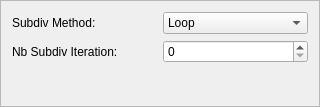
<?xml version="1.0" encoding="UTF-8"?>
<ui version="4.0">
 <class>PostSubdivUI</class>
 <widget class="QFrame" name="PostSubdivUI">
  <property name="geometry">
   <rect>
    <x>0</x>
    <y>0</y>
    <width>320</width>
    <height>107</height>
   </rect>
  </property>
  <property name="windowTitle">
   <string>Frame</string>
  </property>
  <property name="frameShape">
   <enum>QFrame::StyledPanel</enum>
  </property>
  <property name="frameShadow">
   <enum>QFrame::Raised</enum>
  </property>
  <layout class="QHBoxLayout" name="horizontalLayout">
   <item>
    <layout class="QVBoxLayout" name="verticalLayout">
     <property name="bottomMargin">
      <number>0</number>
     </property>
     <item>
      <layout class="QHBoxLayout" name="horizontalLayout_3">
       <item>
        <widget class="QLabel" name="label">
         <property name="text">
          <string>Subdiv Method:</string>
         </property>
        </widget>
       </item>
       <item>
        <widget class="QComboBox" name="m_subdivMethod">
         <item>
          <property name="text">
           <string>Loop</string>
          </property>
         </item>
         <item>
          <property name="text">
           <string>CatmullClark</string>
          </property>
         </item>
        </widget>
       </item>
      </layout>
     </item>
     <item>
      <layout class="QHBoxLayout" name="horizontalLayout_2">
       <property name="bottomMargin">
        <number>0</number>
       </property>
       <item>
        <widget class="QLabel" name="label2">
         <property name="text">
          <string>Nb Subdiv Iteration:</string>
         </property>
        </widget>
       </item>
       <item>
        <widget class="QSpinBox" name="m_subdivIter">
         <property name="maximum">
          <number>4</number>
         </property>
        </widget>
       </item>
      </layout>
     </item>
     <item>
      <spacer name="verticalSpacer">
       <property name="orientation">
        <enum>Qt::Vertical</enum>
       </property>
       <property name="sizeHint" stdset="0">
        <size>
         <width>20</width>
         <height>40</height>
        </size>
       </property>
      </spacer>
     </item>
    </layout>
   </item>
  </layout>
 </widget>
 <resources/>
 <connections/>
</ui>
